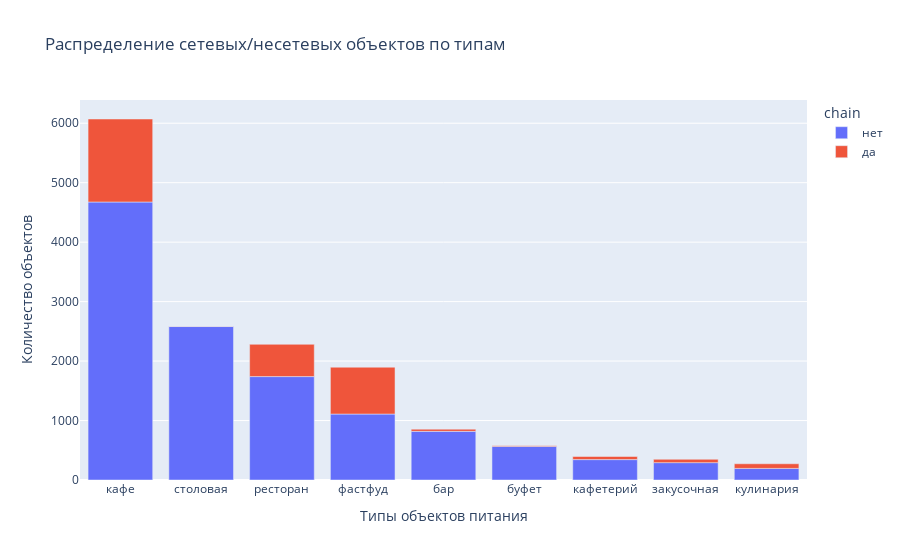

The cell this chart's notebook holds for it:
### Markdown cell above
### В Москве в 4 раза меньше сетевых заведений.

### Code cell
fig = px.bar(data.groupby(['object_type','chain'],as_index=False)\
    .agg({'id':'count'})\
    .rename(columns={'id':'count'})\
    .sort_values(by='count', ascending=False), color='chain', x='object_type',y='count', 
    labels={'object_type':'Типы объектов питания','count':'Количество объектов'},
    title='Распределение сетевых/несетевых объектов по типам')
fig.write_image("/Users/ulia/yandex_DA/Yandex_Practicum_Projects/Data_Analytics/10_Data_Visualization/Images/fig3.jpeg")
fig.show()

### Figure 1 — Plotly figure (JSON) as saved in the notebook; plotly's stock layout.template omitted (floating-point values rounded to 4 significant figures)
{"data": [{"alignmentgroup": "True", "hovertemplate": "chain=нет<br>Типы объектов питания=%{x}<br>Количество объектов=%{y}<extra></extra>", "legendgroup": "нет", "marker": {"color": "#636efa", "pattern": {"shape": ""}}, "name": "нет", "offsetgroup": "нет", "orientation": "v", "showlegend": true, "textposition": "auto", "type": "bar", "x": ["кафе", "столовая", "ресторан", "фастфуд", "бар", "буфет", "кафетерий", "закусочная", "кулинария"], "xaxis": "x", "y": [4675, 2581, 1739, 1109, 818, 565, 343, 292, 195], "yaxis": "y"}, {"alignmentgroup": "True", "hovertemplate": "chain=да<br>Типы объектов питания=%{x}<br>Количество объектов=%{y}<extra></extra>", "legendgroup": "да", "marker": {"color": "#EF553B", "pattern": {"shape": ""}}, "name": "да", "offsetgroup": "да", "orientation": "v", "showlegend": true, "textposition": "auto", "type": "bar", "x": ["кафе", "фастфуд", "ресторан", "кулинария", "закусочная", "кафетерий", "бар", "буфет", "столовая"], "xaxis": "x", "y": [1396, 788, 543, 78, 56, 52, 37, 11, 3], "yaxis": "y"}], "layout": {"barmode": "relative", "legend": {"title": {"text": "chain"}, "tracegroupgap": 0}, "title": {"text": "Распределение сетевых/несетевых объектов по типам"}, "xaxis": {"anchor": "y", "domain": [0, 1], "title": {"text": "Типы объектов питания"}}, "yaxis": {"anchor": "x", "domain": [0, 1], "title": {"text": "Количество объектов"}}}}
